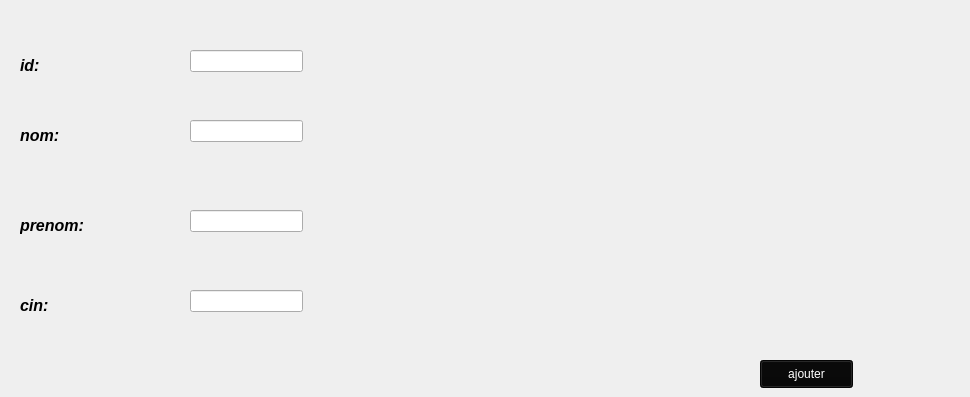
      <widget class="QWidget" name="tab_4">
       <attribute name="title">
        <string>ajouter depot</string>
       </attribute>
       <widget class="QLabel" name="label_pic">
        <property name="geometry">
         <rect>
          <x>780</x>
          <y>0</y>
          <width>181</width>
          <height>191</height>
         </rect>
        </property>
        <property name="text">
         <string/>
        </property>
       </widget>
       <widget class="QLabel" name="label_id">
        <property name="geometry">
         <rect>
          <x>20</x>
          <y>50</y>
          <width>55</width>
          <height>31</height>
         </rect>
        </property>
        <property name="text">
         <string>&lt;html&gt;&lt;head/&gt;&lt;body&gt;&lt;p&gt;&lt;span style=&quot; font-size:12pt; font-weight:600; font-style:italic;&quot;&gt;id:&lt;/span&gt;&lt;/p&gt;&lt;/body&gt;&lt;/html&gt;</string>
        </property>
       </widget>
       <widget class="QLineEdit" name="lineEdit_id">
        <property name="geometry">
         <rect>
          <x>190</x>
          <y>50</y>
          <width>113</width>
          <height>22</height>
         </rect>
        </property>
        <property name="styleSheet">
         <string notr="true"/>
        </property>
       </widget>
       <widget class="QLabel" name="label_nom">
        <property name="geometry">
         <rect>
          <x>20</x>
          <y>120</y>
          <width>55</width>
          <height>31</height>
         </rect>
        </property>
        <property name="text">
         <string>&lt;html&gt;&lt;head/&gt;&lt;body&gt;&lt;p&gt;&lt;span style=&quot; font-size:12pt; font-weight:600; font-style:italic;&quot;&gt;nom:&lt;/span&gt;&lt;/p&gt;&lt;/body&gt;&lt;/html&gt;</string>
        </property>
       </widget>
       <widget class="QLabel" name="label_prenom">
        <property name="geometry">
         <rect>
          <x>20</x>
          <y>210</y>
          <width>91</width>
          <height>31</height>
         </rect>
        </property>
        <property name="text">
         <string>&lt;html&gt;&lt;head/&gt;&lt;body&gt;&lt;p&gt;&lt;span style=&quot; font-size:12pt; font-weight:600; font-style:italic;&quot;&gt;prenom:&lt;/span&gt;&lt;/p&gt;&lt;/body&gt;&lt;/html&gt;</string>
        </property>
       </widget>
       <widget class="QLabel" name="label_cin">
        <property name="geometry">
         <rect>
          <x>20</x>
          <y>290</y>
          <width>161</width>
          <height>31</height>
         </rect>
        </property>
        <property name="text">
         <string>&lt;html&gt;&lt;head/&gt;&lt;body&gt;&lt;p&gt;&lt;span style=&quot; font-size:12pt; font-weight:600; font-style:italic;&quot;&gt;cin:&lt;/span&gt;&lt;/p&gt;&lt;/body&gt;&lt;/html&gt;</string>
        </property>
       </widget>
       <widget class="QLineEdit" name="lineEdit_nom">
        <property name="geometry">
         <rect>
          <x>190</x>
          <y>120</y>
          <width>113</width>
          <height>22</height>
         </rect>
        </property>
        <property name="styleSheet">
         <string notr="true"/>
        </property>
       </widget>
       <widget class="QLineEdit" name="lineEdit_prenom">
        <property name="geometry">
         <rect>
          <x>190</x>
          <y>210</y>
          <width>113</width>
          <height>22</height>
         </rect>
        </property>
        <property name="styleSheet">
         <string notr="true"/>
        </property>
       </widget>
       <widget class="QLineEdit" name="lineEdit_h">
        <property name="geometry">
         <rect>
          <x>190</x>
          <y>290</y>
          <width>113</width>
          <height>22</height>
         </rect>
        </property>
        <property name="styleSheet">
         <string notr="true"/>
        </property>
       </widget>
       <widget class="QPushButton" name="pb_ajouter">
        <property name="geometry">
         <rect>
          <x>760</x>
          <y>360</y>
          <width>93</width>
          <height>28</height>
         </rect>
        </property>
        <property name="styleSheet">
         <string notr="true">background-color:rgb(7, 7, 7); color:rgb(255, 255, 255)</string>
        </property>
        <property name="text">
         <string>ajouter</string>
        </property>
        <property name="shortcut">
         <string>Ctrl+Z</string>
        </property>
       </widget>
      </widget>
